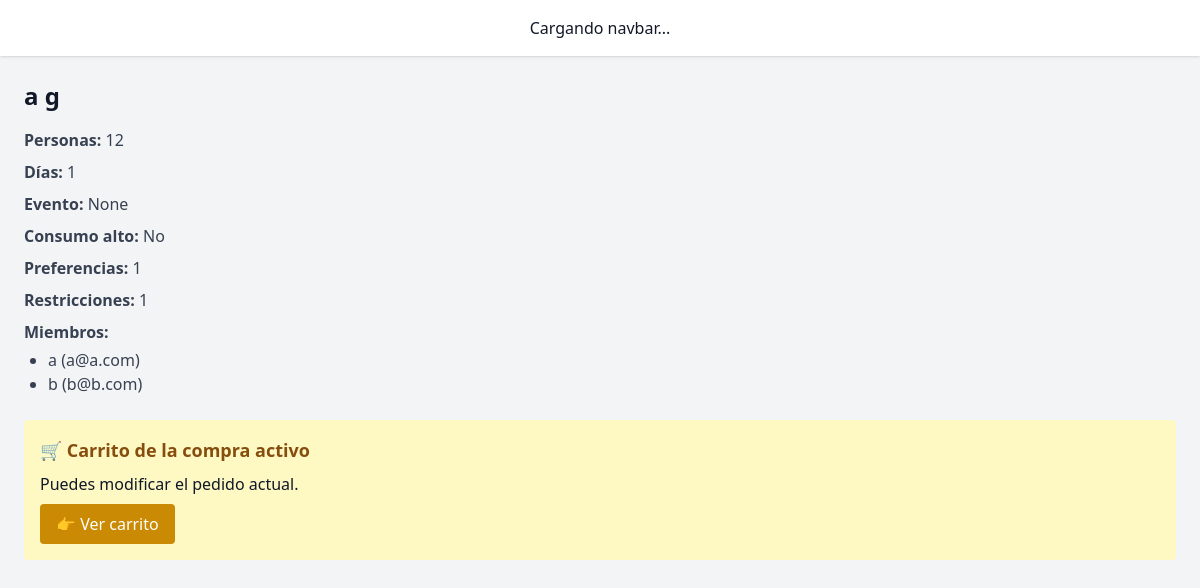
/group/1/ (signed in), run on an earlier commit of the app's database.
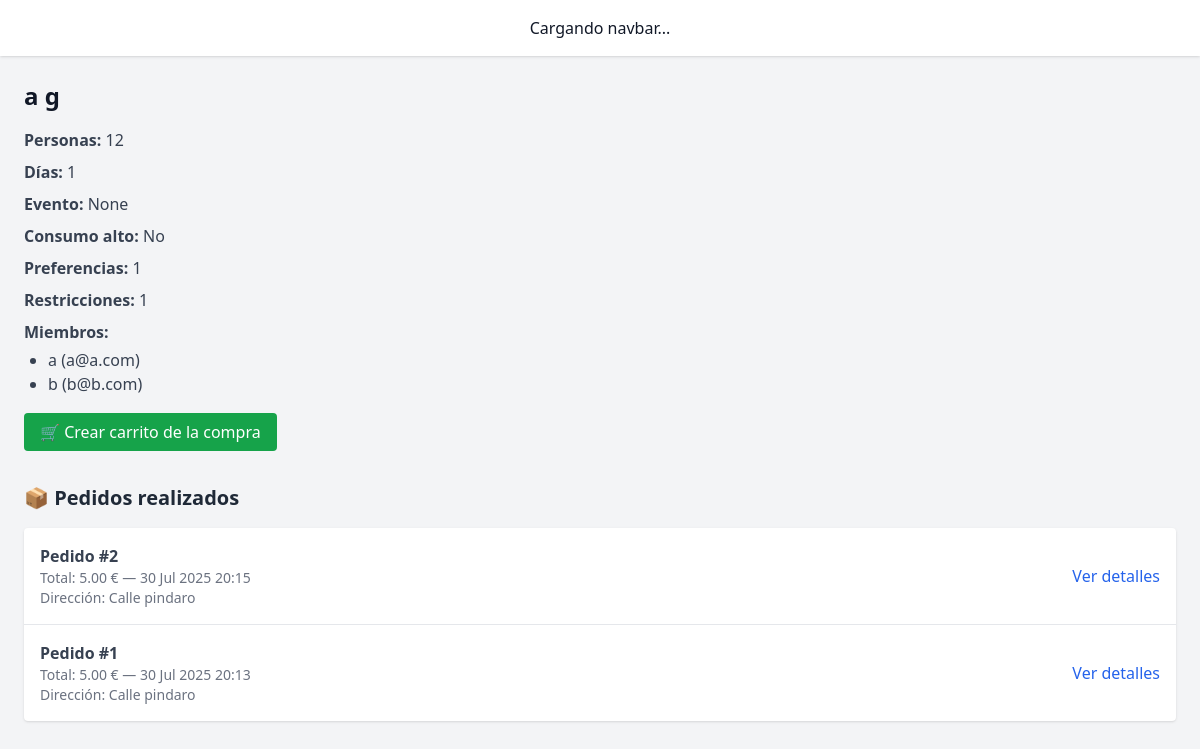
And on a later commit of the database.
### core/models/group.py (models this page shows, shortened)
class Group(models.Model):
    name = models.CharField(max_length=100)
    creator = models.ForeignKey(UserAccount, on_delete=models.CASCADE, related_name='owned_groups')
    members = models.ManyToManyField(UserAccount, related_name='groups_in')
    people_count = models.IntegerField()
    duration_days = models.IntegerField()
    preferences = models.TextField(blank=True)
    restrictions = models.TextField(blank=True)
    created_at = models.DateTimeField(auto_now_add=True)
    event_type = models.ForeignKey(EventType, on_delete=models.SET_NULL, null=True, blank=True)
    high_consume = models.BooleanField(default=False)
    invite_code = models.CharField(max_length=10, unique=True, blank=True)

### core/models/user.py (models this page shows, shortened)
class UserAccount(AbstractBaseUser, PermissionsMixin):
    id = models.AutoField(primary_key=True)
    email = models.EmailField(max_length=255, unique=True)
    name = models.CharField(max_length=255)
    surname = models.CharField(max_length=255, blank=True)
    is_active = models.BooleanField(default=True)
    is_staff = models.BooleanField(default=False)
    USERNAME_FIELD = 'email'
    REQUIRED_FIELDS = ['name']
    objects = UserAccountManager()

### core/models/order.py (models this page shows, shortened)
class Order(models.Model):
    group = models.ForeignKey(Group, on_delete=models.CASCADE, related_name='orders')
    created_by = models.ForeignKey(UserAccount, on_delete=models.SET_NULL, null=True, blank=True)
    created_at = models.DateTimeField(auto_now_add=True)
    total_price = models.DecimalField(max_digits=10, decimal_places=2)
    direccion = models.CharField(max_length=255)
    notes = models.TextField(blank=True)
    confirmed = models.BooleanField(default=False)

### core/views.py (the view)
# urls.py: path('group/<int:pk>/', group_detail_view, name='group_detail'),
@csrf_protect
def group_detail_view(request, pk):
    group = get_object_or_404(Group, pk=pk)
    if request.user not in group.members.all():
        return HttpResponseForbidden("No tienes acceso a este grupo.")
    all_users = UserAccount.objects.exclude(id=request.user.id)
    active_cart = group.carts.filter(active=True).first()
    past_carts = group.carts.filter(active=False).order_by('-id')
    past_orders = Order.objects.filter(group=group).order_by('-created_at')
    return render(request, "core/group_detail.html", {
        "group": group,
        "all_users": all_users,
        "active_cart": active_cart,
        "past_carts": past_carts,
        "past_orders": past_orders
    })

### core/templates/core/group_detail.html (shortened to what this page needs)
{% extends "base.html" %}
{% block content %}
<h2 class="text-2xl font-bold mb-4">{{ group.name }}</h2>
<ul class="space-y-2 text-gray-700">
  <li><strong>Personas:</strong> {{ group.people_count }}</li>
  <li><strong>Días:</strong> {{ group.duration_days }}</li>
  <li><strong>Evento:</strong> {{ group.event_type }}</li>
  <li><strong>Consumo alto:</strong> {{ group.high_consume|yesno:"Sí,No" }}</li>
  <li><strong>Preferencias:</strong> {{ group.preferences }}</li>
  <li><strong>Restricciones:</strong> {{ group.restrictions }}</li>
  <li><strong>Miembros:</strong>
    <ul class="list-disc ml-6 mt-1">
      {% for member in group.members.all %}
        <li>{{ member.name }} ({{ member.email }})</li>
      {% empty %}
        <li class="text-gray-500">No hay miembros aún.</li>
      {% endfor %}
    </ul>
  </li>
</ul>
{% if active_cart %}
  <div class="bg-yellow-100 p-4 rounded mt-6">
    <h3 class="text-lg font-bold mb-2 text-yellow-800">🛒 Carrito de la compra activo</h3>
    <p>Puedes modificar el pedido actual.</p>
    <a href="{% url 'cart_edit' active_cart.pk %}" class="mt-2 inline-block bg-yellow-600 text-white px-4 py-2 rounded hover:bg-yellow-700">
      👉 Ver carrito
    </a>
  </div>
{% else %}
  <div class="mt-6">
    <a href="{% url 'cart_create' group.pk %}" class="bg-green-600 text-white px-4 py-2 rounded hover:bg-green-700">
      🛒 Crear carrito de la compra
    </a>
  </div>
{% endif %}
{% if past_orders %}
  <div class="mt-10">
    <h3 class="text-xl font-bold mb-4 text-gray-800">📦 Pedidos realizados</h3>
    <ul class="divide-y divide-gray-200 rounded bg-white shadow">
      {% for order in past_orders %}
        <li class="p-4 flex justify-between items-center hover:bg-gray-50">
          <div>
            <p class="font-semibold text-gray-700">Pedido #{{ order.id }}</p>
            <p class="text-sm text-gray-500">Total: {{ order.total_price|floatformat:2 }} € — {{ order.created_at|date:"d M Y H:i" }}</p>
            <p class="text-sm text-gray-500">Dirección: {{ order.direccion }}</p>
          </div>
          <a href="{% url 'order_detail' order.pk %}" class="text-blue-600 hover:underline">Ver detalles</a>
        </li>
      {% endfor %}
    </ul>
  </div>
{% endif %}
{% endblock %}

### core/templates/base.html (shortened to what this page needs)
<!DOCTYPE html>
<html lang="es">
<head>
  <script src="https://cdn.tailwindcss.com"></script>
</head>
<body class="bg-gray-100 text-gray-900">
  <div id="navbar" hx-get="/api/v1/user/" hx-trigger="load" hx-swap="outerHTML">
    <div class="bg-white shadow px-6 py-4 text-center">Cargando navbar...</div>
  </div>
  <div class="flex">
    <main class="flex-grow p-6">
      {% block content %}{% endblock %}
    </main>
  </div>
</body>
</html>

What changed in the data, as far as the page shows it:
added Order: id "2", total_price "5.00", created_at "30 Jul 2025 20:15", direccion "Calle pindaro"
added Order: id "1", total_price "5.00", created_at "30 Jul 2025 20:13", direccion "Calle pindaro"
Also different on the page:
text no longer shown: "🛒 Carrito de la compra activo Puedes modificar el pedido actual. 👉 Ver carrito"
text now shown: "🛒 Crear carrito de la compra 📦 Pedidos realizados"
